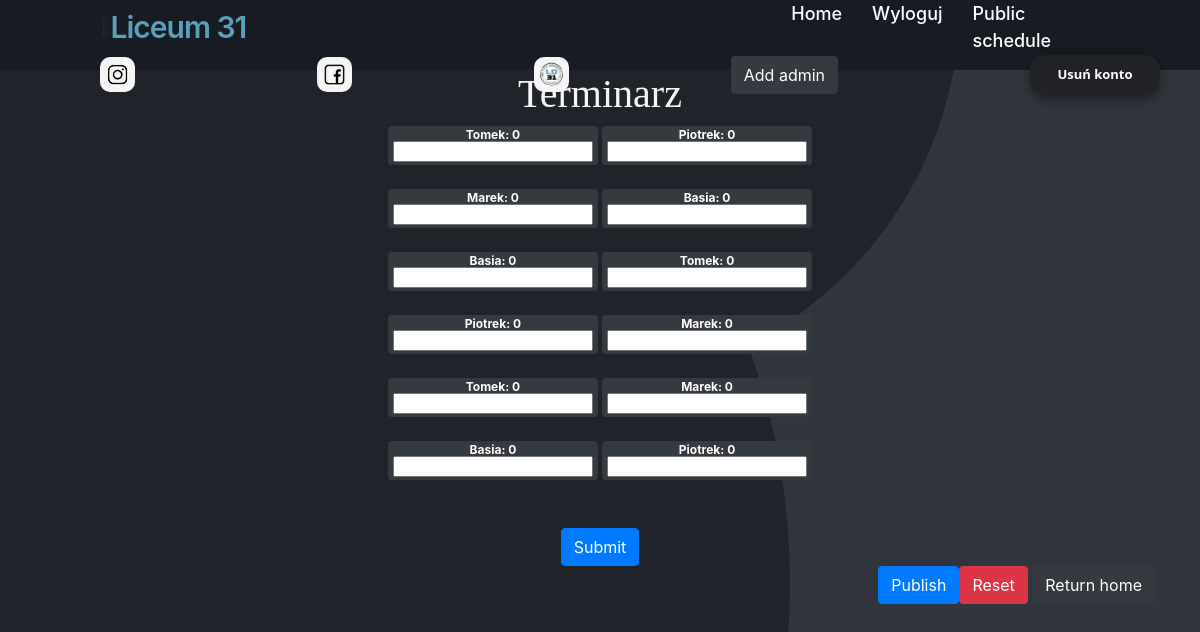
/schedule (signed in), run on the app's committed database.
### website/models.py (models this page shows)
class Participant(db.Model):
    id = db.Column(db.Integer,primary_key=True)
    name = db.Column(db.String(150))
    score = db.Column(db.Integer)
    duo_id = db.Column(db.Integer,db.ForeignKey('duo.id'))

### website/views.py (the view, shortened to what this page needs)
@views.route('/schedule', methods = ['GET','POST'])
@login_required
def Schedule():
    return render_template("schedule.html",user=current_user)

### website/__init__.py (called while the page is built)
def create_app():
    app = Flask(__name__)
    app.config['SECRET_KEY'] = 'kjabwdlajbal'
    app.config['SQLALCHEMY_DATABASE_URI'] = f'sqlite:///{DB_NAME}'
    db.init_app(app)  # inicjowanie bazy danych dla aplikacji
    from .views import views
    from .auth import auth
    app.register_blueprint(views, url_prefix='/')
    app.register_blueprint(auth, url_prefix='/')
    from .models import User,Player
    create_datebase(app)
    login_manager = LoginManager()
    login_manager.login_view = 'auth.login'
    login_manager.init_app(app)
    @login_manager.user_loader
    def load_user(id):
        return User.query.get(int(id))
    return app

### website/templates/schedule.html
{% extends "base.html" %} {% block title %}Terminarz{% endblock %} {% block
content %}
<h1 align="center">Terminarz</h1>
<ol class="list-group list-group-flush" id="pary">
<form method="POST">
  {% for round in user.rounds %}
  {% for duo in round.duos %}
  <div align="center">
    {% for particip in duo.participants %}
    <ol class="badge badge-dark">
      <div class="list-group-horizontal">{{particip.name}}: {{particip.score}} </div>
      <input name="wynik" type="number" id="wynik[]" />
    </ol>
    {% endfor %}
  </div>
  {% endfor %}
  <br />
  {% endfor %}
</ol>
<br />
<div align="center">
  <button type="submit" class="btn btn-primary">Submit</button>
</div>
  <div align="right">
    {% if user.admin %}
    <a type="button" href="/publish-schedule" class="btn btn-primary">Publish</button>
      {% endif %}
      <a type="button" href="/delete-schedule" class="btn btn-danger">Reset</a>
    <a type="button" href="/" class="btn btn-dark">Return home</a>
  </div>
{% endblock %}

### website/templates/base.html (shortened to what this page needs)
<!DOCTYPE html>
<html>
<head>
    <link rel="stylesheet" href="https://stackpath.bootstrapcdn.com/bootstrap/4.4.1/css/bootstrap.min.css" />
    <link rel="stylesheet" href="https://stackpath.bootstrapcdn.com/font-awesome/4.7.0/css/font-awesome.min.css" />
    <link rel="stylesheet" href="{{ url_for('static', filename='style.css') }}">
</head>
<body>
    <nav>
        <div class="menu-icon">
            <span class="fas fa-bars"></span></div>
        <div class="logo" style="color: #5AA0BA;">
            Liceum 31</div>
        <div class="nav-items">
            {% if user.is_authenticated %}
            <li><a class="linkbutton link-active" id="home" href="/">Home</a></li>
            <li><a class="linkbutton" id="logout" href="/logout">Wyloguj</a></li>
            <li><a class="linkbutton" href="/public-schedule">Public schedule</a></li>
            {% else %}
            <li><a class="linkbutton" id="login" href="/login">Zaloguj</a></li>
            <li><a class="linkbutton" id="signUp" href="/sign-up">Zarejestruj się</a></li>
            {% endif %}
        </div>
        <a href="https://www.instagram.com/31lokrakow" target="_blank" rel="noopener noreferrer"> <img style="margin-right: 20px;" class="logo_social" src="../static/instragram-icon.png" width="35" height="35" alt="Instagram logo"></a>
        <a href="https://www.facebook.com/31LOKrakow" target="_blank" rel="noopener noreferrer"> <img style="margin-right: 20px;" class="logo_social" src="../static/facebook-icon.png" width="35" height="35" alt="Facebook logo"></a>
        <a href="https://www.lo31.krakow.pl/" target="_blank" rel="noopener noreferrer"> <img class="logo_social" src="../static/logo 31lo.png" width="35" height="35" alt="Oficjalna strona 31LO"></a>
        {% if user.admin %}
        <a align="right" type="button" href="/add-admin" class="btn btn-dark">Add admin</a> {% endif %}
        <button style="margin-left: 30px; margin-right: -60px;" align="right" type="submit" class="btn-danger_nav" onClick="deleteUser({{user.id}})">
      Usuń konto
    </button>
    </nav>
    <div class="container">{% block content %} {% endblock %}</div>
</body>
</html>

### website/static/style.css (style rules this page uses)
body { background-image: url("../static/bgp.png"); }
a { color: #fff; font-size: 15px; font-weight: 500; text-decoration: none; }
h1 { color: whitesmoke; font-family: 'Gluten', cursive; }
.btn-danger_nav { background-color: #202225; border: 0; width: 130px; height: 40px; border-radius: 15px; font-family: "Segoe UI", Tahoma, Geneva, Verdana, sans-serif; color: white; font-size: 13px; font-weight: bold; outline: none; box-shadow: 0px 5px 12px rgba(0, 0, 0, 0.4); transition: 0.5s; backface-visibility: hidden; margin-top: 1px; }
nav { background: #171c24; display: flex; flex-wrap: wrap; align-items: center; justify-content: space-between; height: 70px; padding: 0 100px; }
nav .logo { color: #fff; font-size: 30px; font-weight: 600; letter-spacing: -1px; text-decoration: none; }
nav .nav-items { display: flex; flex: 1; padding: 0 0 0 530px; }
nav .nav-items li { list-style: none; padding: 0 15px; }
nav .nav-items li a { color: #fff; font-size: 18px; font-weight: 500; text-decoration: none; }
.logo_social { border-radius: 10px; background-color: whitesmoke; }

### data on the page
Participant: name "Tomek", score "0"
Participant: name "Piotrek", score "0"
Participant: name "Marek", score "0"
Participant: name "Basia", score "0"
Participant: name "Basia", score "0"
Participant: name "Tomek", score "0"
Participant: name "Piotrek", score "0"
Participant: name "Marek", score "0"
Participant: name "Tomek", score "0"
Participant: name "Marek", score "0"
Participant: name "Basia", score "0"
Participant: name "Piotrek", score "0"
